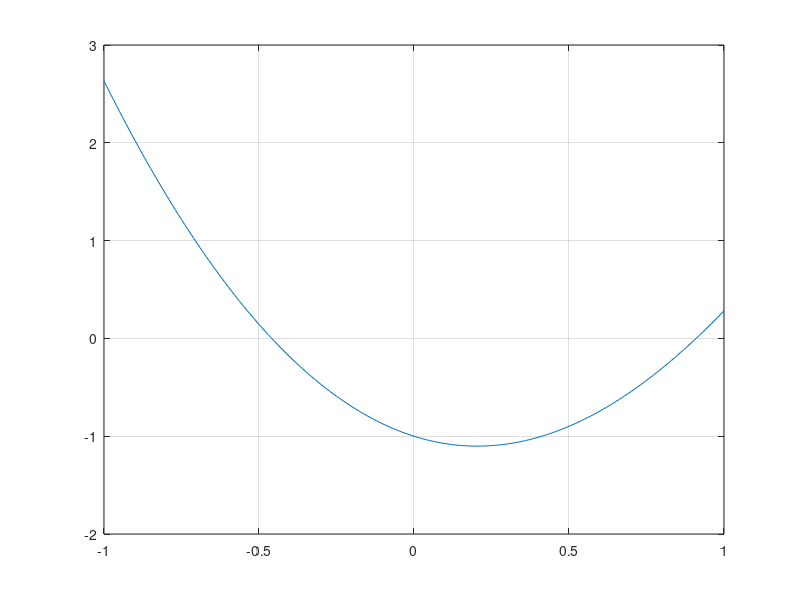

This figure's MATLAB source:
x = -1:0.01:1;
y = 3.*x.*x - exp(x);
plot(x,y);
grid on

a = -0.6;
b = -0.4;
c(1) = 3.*a.*a - exp(a);
c(2) = 3.*b.*b - exp(b);
k = 0;
while abs(a-b)/abs(a) > 10^-7
    e = (a+b)/2;
    d = 3.*e.*e - exp(e);
    if d * c(1) > 0
        c(1) = d;
        a = e;
    elseif d * c(2) > 0
        c(2) = d;
        b = e;
    end
    k = k+1;
end
fprintf('The P1-1 ans:%.8f \n',e);
fprintf('run %d times \n \n',k);
%k = abs(a-b)/abs(a);
%fprintf('%.8f',k);


a = 0.8;
b = 0;
x(1) = 3*a*a - exp(a);
x(2) = 6*a - exp(a);
k = 0;
while abs(b-a)/abs(b) > 10^-11
    b = a;
    a = a - x(1)/x(2);
    x(1) = 3*a*a - exp(a);
    x(2) = 6*a - exp(a);
    k = k +1;
end
          
fprintf('The P1-2 ans:%.11f \n',a);
fprintf('run %d times \n \n',k);





  
    
    